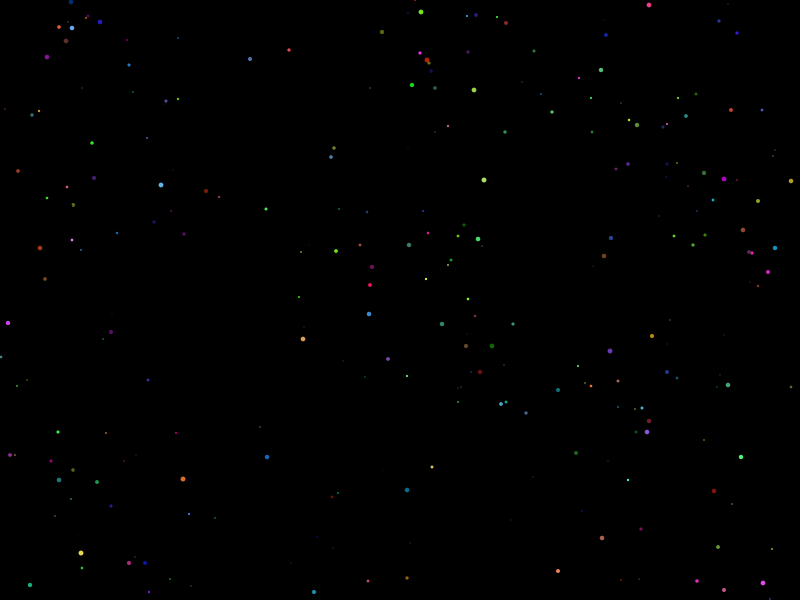
Frame 1 (no input)
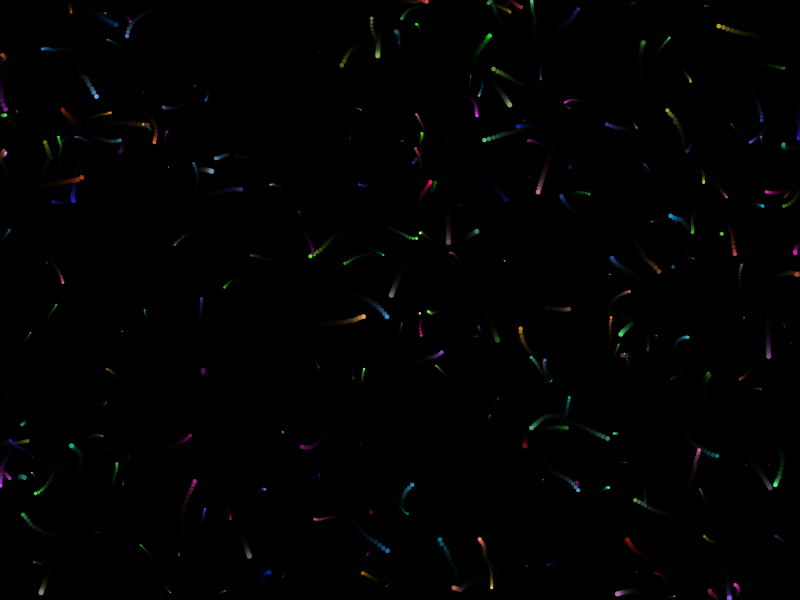
Frame 60 (the mouse pressed at the canvas centre just before this capture)
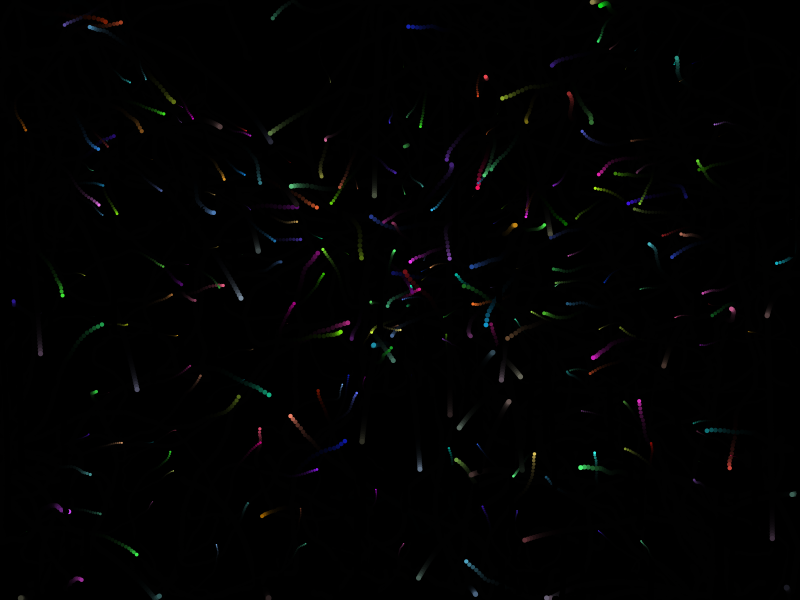
Frame 120 (the mouse held since frame 60 and released just before this capture)

The Processing sketch that drew these frames (run headless with seeded random() and noise(); from frame 60 on, the mouse is pressed at the canvas centre):

// Processing sketch: processing_21354
// ── processing_21354.pde

int count = 400;
Swimmer [] swmr;

void setup() {
  size(800,600);
  noStroke();
  smooth();
  colorMode(HSB, 100,100,100);
  background(0);
  swmr = new Swimmer[count];
  for (int i=0; i<count; i++) swmr[i] = new Swimmer();
}

void draw() {
  fill(10,0,0,75);
  rect(0,0,width,height);
  for (int i=0; i<count; i++) swmr[i].check();
}

class Swimmer {
  color c;
  float age;
  PVector loc, vel;
  boolean bDead;
  
  Swimmer () {
    birth();
    age = random(7);
    if (age > 5) c = color(0,0,0,0);
  }
  
  void birth() {
    age = 0;
    c = color(random(100), random(50)+50, random(70)+30);
    loc = new PVector(int(random(width)), int(random(height)));
    vel = new PVector(0, 0);
    bDead = false;
  }
  
  void check() {
    //draw swimmer
    fill(c);
    ellipse(loc.x, loc.y, age, age);
    
    //move swimmer
    if (bDead) {
      PVector d = new PVector(loc.x+random(-1,1), height-1);
      PVector t = PVector.sub(d, loc);
      t.normalize();
      t.mult(.01*age);
      vel.add(t);
      vel.mult(.98);
      c = color(hue(c), saturation(c)*.97, brightness(c)*.99);
    } 
    else {
      float mr = age*0.22;
      PVector mv = new PVector(random(-mr, mr), random(-mr, mr));
      vel.add(mv);
      vel.limit(age);
      if (mousePressed) {
        PVector m = new PVector(mouseX, mouseY);
        if (mouseButton == RIGHT) 
          mv = PVector.sub(loc, m);
        else 
          mv = PVector.sub(m, loc);
        mv.normalize();
        mv.mult(.1);
        vel.add(mv);
        vel.limit(age);
      }
    }
    loc.add(vel);
    
    //boundry checking
    if (loc.x >= width) { loc.x = width-2; vel.x *= -.5; }
    if (loc.x < 0) { loc.x = 1; vel.x *= -.5; }
    if (loc.y >= height) { loc.y = height-2; vel.y *= -.5; }
    if (loc.y < 0) { loc.y = 1; vel.y *= -.5;}
    
    //age swimmer
    age+=random(.01);
    if (age>5) bDead = true;
    if (age > 7) birth();
  }
}
